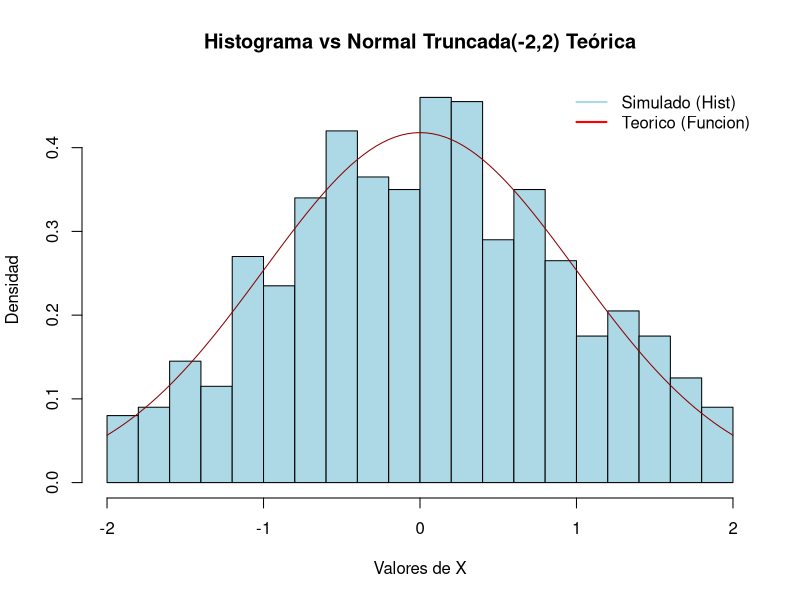
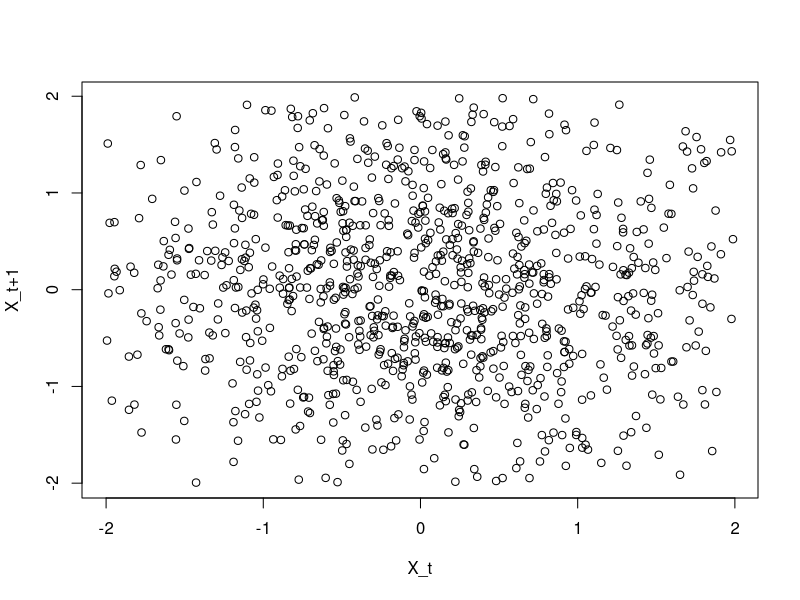

These figures' R source, in order:
# Generacion de numeros aleatorios con distribucion normal truncada [-c,c]
# Fecha: 30/06/2026
# Por: Sebastian Zabala
# Ubicacion: IVIC

# Paquete para comparar luego los numeros generados con los teoricos
# install.packages("truncnorm")
library(truncnorm)

# Estableciendo semilla para reproducibilidad
set.seed(1234)

nsim <- 1000
U <- runif(nsim)
# U = pnorm(Z, mean = 0, sd = 1) # caso dependiente

# U=F(Z), donde Z~N(0, 1/(1-0.75^2))
# y F es su funcion de distribucion.
# U~U(0,1) y es independiente.

c<- 2; # Soporte para la normal truncada, independiente. En este caso igual a 2
p<- pnorm(c) - pnorm(-c) # Area bajo la normal (0,1) truncada
# en c, tal densidad se denota por g
# y ademas g=G'.

x<- qnorm(p*U+pnorm(-c), mean = 0, sd = 1) 
# X=G^(-1)(U)=(G^(-1)oF)(Z).
# Normal truncada dependiente.

# Histograma 
hist(x, breaks = "FD", freq = FALSE, col = "lightblue", 
     main = "Histograma vs Normal Truncada(-2,2) Teórica",
     xlab = "Valores de X", ylab = "Densidad")

curve(dtruncnorm(x, a=-c, b=c, mean = 0, sd = 1), col = "darkred", add = TRUE)

legend("topright", legend = c("Simulado (Hist)", "Teorico (Funcion)"), 
       col = c("lightblue", "red"), lwd = 2, bty = "n")
# 
# # Ajuste de leyenda para reflejar el color del histograma (fill) y la línea (col)
# legend("topright", legend = c("Simulado (Hist)", "Teórico (Función)"), 
#        fill = c("lightblue", NA), border = c("black", NA),
#        col = c(NA, "darkred"), lwd = c(NA, 2), bty = "n")


# Prueba de Kolmogorov-Smirnov (KS)
# ------------------------------------------------------
# H_0: Los datos siguen una distribucion Normal Truncada (-c,c)
ks.test(x, "ptruncnorm", a = -2, b = 2, mean = 0, sd = 1)


# Prueba de Ljung-Box (independencia)
#------------------------------------------------------
# H_0: Los datos son independientes (ruido blanco)
Box.test(x, type = "Ljung-Box")

# Gráfico de dispersion retardado
plot(x[-length(x)], x[-1], xlab = "X_t", ylab = "X_t+1")

# Correlacion
cor(x[-length(x)], x[-1]) # -0.03698361
